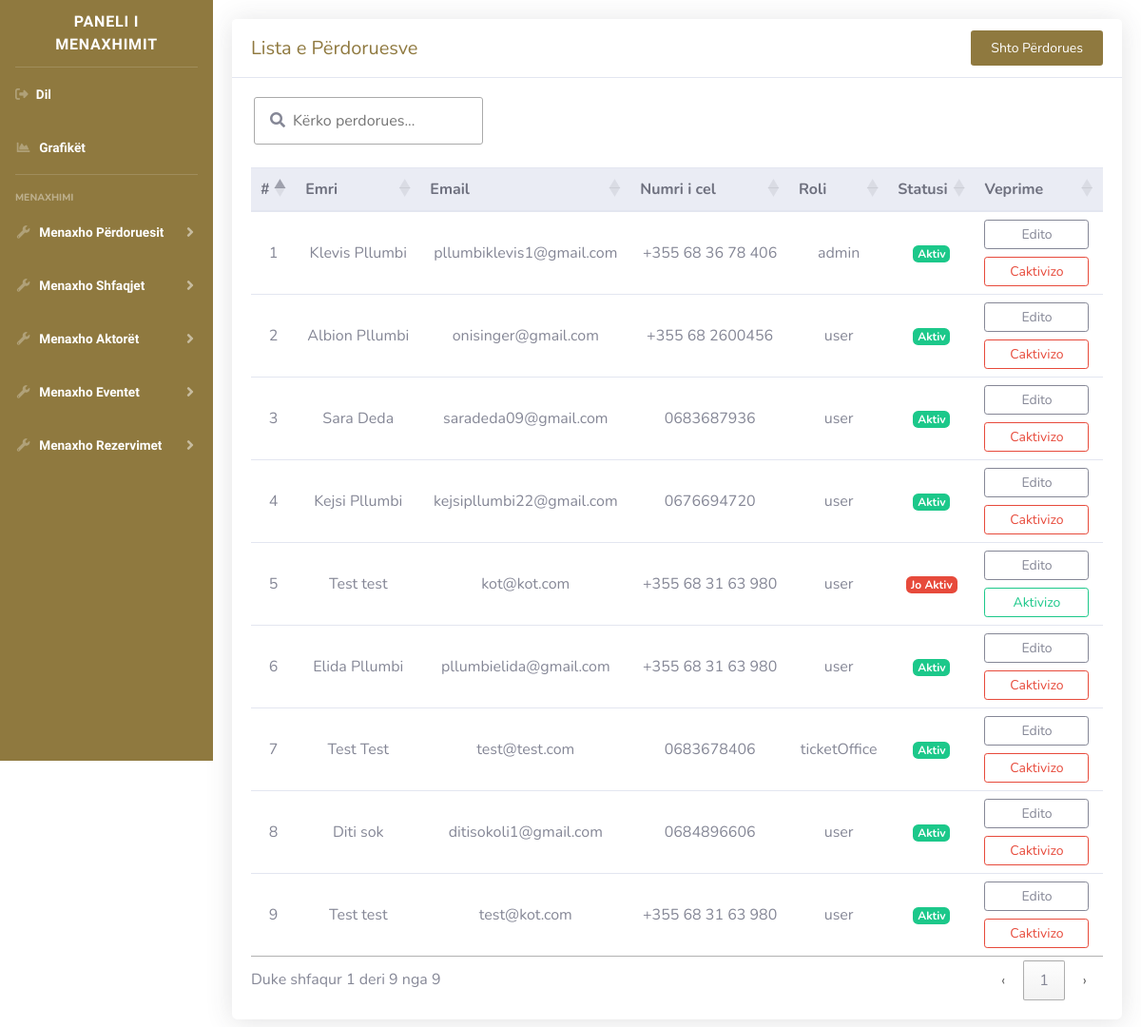
/views/admin/users/index.php (signed in), run on the app's committed database.
### tables this page shows
CREATE TABLE `users` (
  `id` int(20) NOT NULL,
  `name` varchar(20) NOT NULL,
  `surname` varchar(20) NOT NULL,
  `email` varchar(50) NOT NULL,
  `phone` varchar(40) NOT NULL,
  `password` varchar(255) NOT NULL,
  `failed_attempts` int(10) NOT NULL DEFAULT 0,
  `lock_time` datetime DEFAULT NULL,
  `is_verified` int(11) NOT NULL DEFAULT 0,
  `remember_token` varchar(255) DEFAULT NULL,
  `verification_token` varchar(255) NOT NULL,
  `role` varchar(20) NOT NULL DEFAULT 'user',
  `status` varchar(20) NOT NULL DEFAULT 'active'
);

### views/admin/users/index.php (the view, shortened to what this page needs)
<?php
require $_SERVER['DOCUMENT_ROOT'] . '/biletaria_online/auth/auth.php';
$query = "SELECT * FROM users";
$users_result = $conn->query($query);
?>
<!DOCTYPE html>
<html lang="sq">
<head>
    <?php require $_SERVER['DOCUMENT_ROOT'] . '/biletaria_online/includes/header.php'; ?>
</head>
<body id="page-top">
      <?php require $_SERVER['DOCUMENT_ROOT'] . '/biletaria_online/includes/sidebar.php'; ?>
        <section id="users-section">
            <div class="card shadow border-0 rounded">
                <div class="card-header bg-white d-flex justify-content-between align-items-center">
                    <h5 class="mb-0 text-primary" style="color: #8f793f !important;">Lista e Përdoruesve</h5>
                    <button class="btn btn-sm btn-primary-report"
                            onclick="window.location.href = 'add-user.php'"
                            style="padding: 7px 20px;">Shto Përdorues</button>
                </div>
                <div class="card-body">
                    <div class="table-responsive">
                        <table id="userTable" class="table table-hover mb-0 w-100" width="100%">
                            <thead class="thead-light">
                                <tr>
                                    <th>#</th>
                                    <th>Emri</th>
                                    <th>Email</th>
                                    <th>Numri i cel</th>
                                    <th>Roli</th>
                                    <th>Statusi</th>
                                    <th>Veprime</th>
                                </tr>
                            </thead>
                            <tbody>
                                <?php
                                $i = 1;
                                while ($row = $users_result->fetch_assoc()) { ?>
                                    <tr>
                                        <td><?php echo $i ?></td>
                                        <td><?php echo $row['name'] . ' ' . $row['surname'] ?></td>
                                        <td><?php echo $row['email'] ?></td>
                                        <td><?php echo $row['phone'] ?></td>
                                        <td><?php echo $row['role'] ?></td>
                                        <?php if ($row['status'] == 'active') { ?>
                                            <td><span class="badge badge-success">Aktiv</span></td>
                                        <?php } else { ?>
                                            <td><span class="badge badge-danger">Jo Aktiv</span></td>
                                        <?php } ?>
                                        <td>
                                            <div style="display: flex; flex-direction: column; justify-content: center; align-items: center; gap: 8px; width: 110px;">
                                                <button class="btn btn-sm btn-outline-secondary editUserBtn"
                                                        style="width: 100%;"
                                                        data-id="<?php echo $row['id'] ?>" data-name="<?php echo $row['name'] ?>"
                                                        data-surname="<?php echo $row['surname'] ?>"
                                                        data-email="<?php echo $row['email'] ?>"
                                                        data-phone="<?php echo $row['phone'] ?>"
                                                        data-role="<?php echo $row['role'] ?>"
                                                        data-status="<?php echo $row['status'] ?>">Edito</button>
                                                <?php if ($row['status'] == 'active') { ?>
                                                    <button class="btn btn-sm btn-outline-danger deleteUserBtn"
                                                            style="width: 100%;"
                                                            data-id="<?php echo $row['id'] ?>"
                                                            data-name="<?php echo $row['name'] . ' ' . $row['surname'] ?>"
                                                            data-toggle="modal" data-target="#deleteUserModal">Caktivizo</button>
                                                <?php } else { ?>
                                                    <button class="btn btn-sm btn-outline-success activateUserBtn"
                                                            style="width: 100%;"
                                                            data-id="<?php echo $row['id'] ?>"
                                                            data-name="<?php echo $row['name'] . ' ' . $row['surname'] ?>"
                                                            data-toggle="modal" data-target="#activateUserModal">Aktivizo</button>
                                                <?php } ?>
                                            </div>
                                        </td>
                                    </tr>
                                <?php
                                    $i++;
                                } ?>
                            </tbody>
                        </table>
                    </div>
                </div>
            </div>
        </section>
</body>
</html>

### views/admin/users/index.php (style rules this page uses)
table.dataTable td, table.dataTable th { text-align: center; vertical-align: middle; }
.btn-primary-report { background-color: #8f793f !important; background-image: none !important; color: white !important; }
#users-section { flex: 1; padding: 20px; }
.card { width: 100%; }
.table-responsive { width: 100%; }
table.dataTable { width: 100% !important; }

### includes/sidebar.php (style rules this page uses)
body { margin-left: 6.5rem !important; }
@media (min-width: 768px) { body { margin-left: 14rem !important; } }

### data on the page
users: name "Klevis", surname "Pllumbi", email "pllumbiklevis1@gmail.com", phone "+355 68 36 78 406", role "admin", status "Aktiv"
users: name "Albion", surname "Pllumbi", email "onisinger@gmail.com", phone "+355 68 2600456", role "user", status "Aktiv"
users: name "Sara", surname "Deda", email "saradeda09@gmail.com", phone "0683687936", role "user", status "Aktiv"
users: name "Kejsi", surname "Pllumbi", email "kejsipllumbi22@gmail.com", phone "0676694720", role "user", status "Aktiv"
users: name "Test", surname "test", email "kot@kot.com", phone "+355 68 31 63 980", role "user", status "Jo Aktiv"
users: name "Elida", surname "Pllumbi", email "pllumbielida@gmail.com", phone "+355 68 31 63 980", role "user", status "Aktiv"
users: name "Test", surname "Test", email "test@test.com", phone "0683678406", role "ticketOffice", status "Aktiv"
users: name "Diti", surname "sok", email "ditisokoli1@gmail.com", phone "0684896606", role "user", status "Aktiv"
users: name "Test", surname "test", email "test@kot.com", phone "+355 68 31 63 980", role "user", status "Aktiv"
